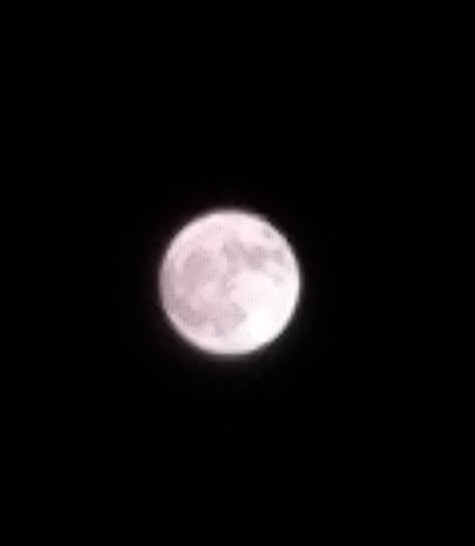
#> input picture Moon.jpg, 475 x 546 px
$ python MoonSharp.py
#> lines starting #> are read from the running program, lines starting #| are printed output that depends on the picture
import cv2
import numpy as np
x = 'Moon.jpg'
img = cv2.imread(x, 1)
#> img is the input picture: shape (546, 475, 3); mean B, G, R 14.4, 13.7, 15.2
cv2.imshow("Original",img)
cv2.waitKey(0)
cv2.destroyAllWindows()

#---Approach 1---
#---Sharpening filter----
kernel = np.array([[-1,-1,-1], [-1,9,-1], [-1,-1,-1]])
im = cv2.filter2D(img, -1, kernel)
cv2.imshow("Sharpening",im)
cv2.waitKey(0)
cv2.destroyAllWindows()

#---Approach 2---
aw = cv2.addWeighted(img, 4, cv2.blur(img, (30, 30)), -4, 128)
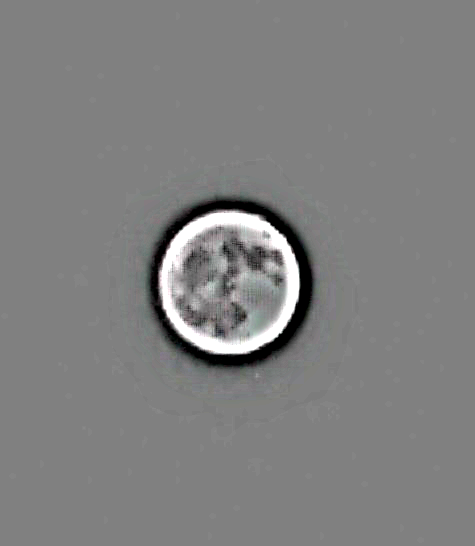
#> aw: shape (546, 475, 3); mean B, G, R 127.4, 127.4, 127.4
cv2.imshow("Add_weighted", aw)
cv2.waitKey(0)
cv2.destroyAllWindows()
